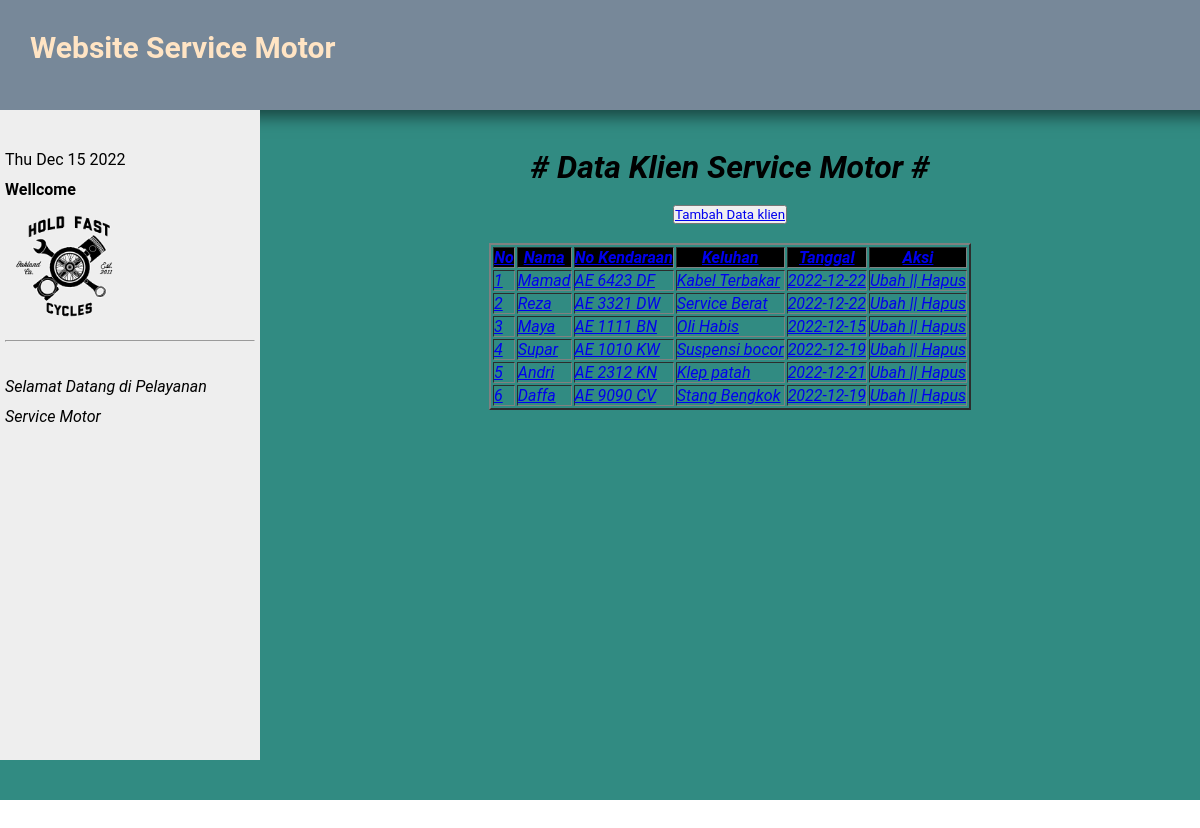
The page / on the database its author committed.
### tables this page shows
CREATE TABLE `service_motor` (
  `Nama` varchar(50) NOT NULL,
  `No_Kendaraan` varchar(20) NOT NULL,
  `Keluhan` text NOT NULL,
  `Tanggal` date NOT NULL
);

### index.php (the view, shortened to what this page needs)
<!DOCTYPE html>
<html>
<head>
    <link rel="stylesheet" href="style.css"/>
</head>
<body>
    <div class="FContainer">
        <nav class="wrapper">
            <div class="brand">
                <div class="firsname">Website Service Motor</div>
            </div>
        </nav>
        <div class="containers">
        <div id="nav">
        <br>
        <div id = "dt"></div>
        <p>
        <b style="text-align: center;">Wellcome</b>
        <br>
        <a href="UTS Praktikum Web.html"><img src="kisspng-custom-motorcycle-logo-ktm-automobile-repair-shop-5b37ce03b20648.8115312915303838757292.png" style="width:50%"></a>
        <hr>
        <br>
        <i>
            Selamat Datang di Pelayanan Service Motor
        </p>
    </div>
        <br>
        <br>
        <center>
    <h1> # Data Klien Service Motor # </h1>
        </center>
        <br>
    <div class="tengah">
    <button><a href="form_tambah.php">Tambah Data klien</button>
    </div>
    <br>
    <center>
    <table border="2" align="center">
        <tr bgcolor="black">
            <th>No</th>
            <th>Nama</th>
            <th>No Kendaraan</th>
            <th>Keluhan</th>
            <th>Tanggal</th>
            <th>Aksi</th>
        </tr>
        <?php
        include "koneksi.php";
        $no = 1;
        $data = mysqli_query($koneksi, "SELECT * FROM service_motor");
        while ($hasil = mysqli_fetch_array($data)) {
        ?>
            <tr>
                <td><?php echo $no++; ?></td>
                <td><?php echo $hasil['Nama']; ?></td>
                <td><?php echo $hasil['No_Kendaraan']; ?></td>
                <td><?php echo $hasil['Keluhan']; ?></td>
                <td><?php echo $hasil['Tanggal']; ?></td>
                <td>
                    <a href="ubah.php?id=<?php echo $hasil['Nama'] ?>">Ubah</a> ||
                    <a onclick="return confirm('apakah anda yakin ingin menghapusnya')" href="hapus.php?id=<?php echo $hasil['Nama'] ?>">Hapus</a>
                </td>
            </tr>
        <?php
        }
        ?>
    </table>
    </center>
</body>
</html>

### style.css (style rules this page uses)
*, html, body { margin: 0; padding: 0; font-family: "Roboto", sans-serif; }
html, body { width: 100%; height: 100%; }
.FContainer { width: 100%; height: 100%; background-color: rgb(49, 139, 130); }
.wrapper { display: flex; justify-content: space-between; font-size: 20px; padding: 15px; width: 100%; height: 80px; background-color: lightslategrey; box-shadow: 0 7px 15px 0 rgba(0, 0, 0, 0.5); }
.brand { display: flex; flex-direction: row; font-size: 1.5em; padding: 15px; text-transform: capitalize; }
.firsname { color: bisque; font-weight: 700; }
.containers { width: 100%; height: 100%; }
.tengah { display: flex; justify-content: center; align-items: center; }
#nav { line-height:30px; background-color:#eeeeee; height:80%; width:250px; float:left; padding:5px; }

### rows shown on the page
service_motor: Nama "Mamad", No_Kendaraan "AE 6423 DF", Keluhan "Kabel Terbakar", Tanggal "2022-12-22"
service_motor: Nama "Reza", No_Kendaraan "AE 3321 DW", Keluhan "Service Berat", Tanggal "2022-12-22"
service_motor: Nama "Maya", No_Kendaraan "AE 1111 BN", Keluhan "Oli Habis", Tanggal "2022-12-15"
service_motor: Nama "Supar", No_Kendaraan "AE 1010 KW", Keluhan "Suspensi bocor", Tanggal "2022-12-19"
service_motor: Nama "Andri", No_Kendaraan "AE 2312 KN", Keluhan "Klep patah", Tanggal "2022-12-21"
service_motor: Nama "Daffa", No_Kendaraan "AE 9090 CV", Keluhan "Stang Bengkok", Tanggal "2022-12-19"
